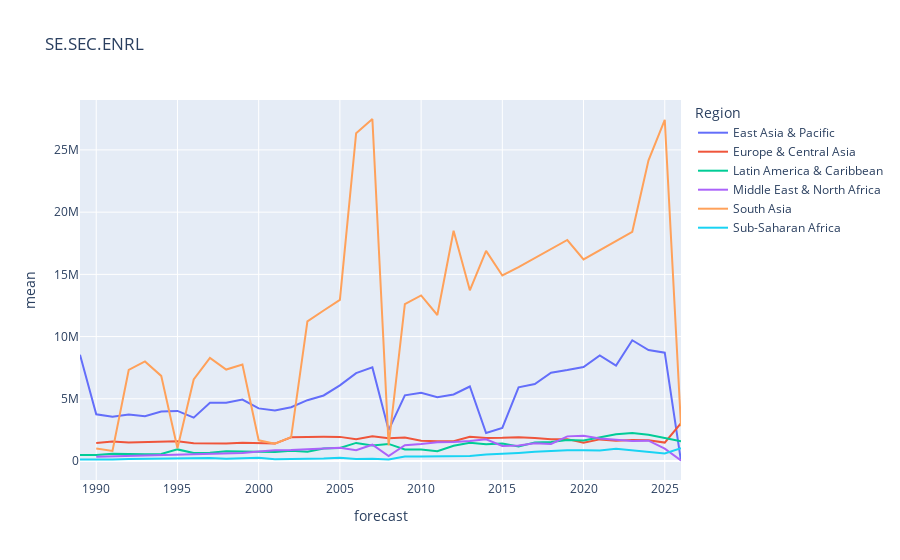

This figure's notebook cell:
### Markdown cell above
##### SE.SEC.ENRL

### Code cell
#Find top 10 regions
ind_label = 'SE.SEC.ENRL'
ma_ind = data_indicators_t_reg_cols_grby['Ind'] == ind_label
ma_fcst = data_indicators_t_reg_cols_grby['forecast'] == 2026
data_plot = data_indicators_t_reg_cols_grby[ma_ind & ma_fcst]
data_plot = data_plot.sort_values('mean', ascending=False).head(10)
list_region = data_plot['Region']

#Top 10 historical data
ma_region = data_indicators_t_reg_cols_grby['Region'].isin(list_region)
data_plot_filt_region_secenrl = data_indicators_t_reg_cols_grby[ma_ind & ma_region]

#Remove nan
ma_mean_na = data_plot_filt_region_secenrl['mean'].isna()
data_plot_filt_region_secenrl = data_plot_filt_region_secenrl[~ma_mean_na]

#Plot top 10 Region
px.line(data_plot_filt_region_secenrl, x = 'forecast', y = 'mean', color = 'Region', title=ind_label)
